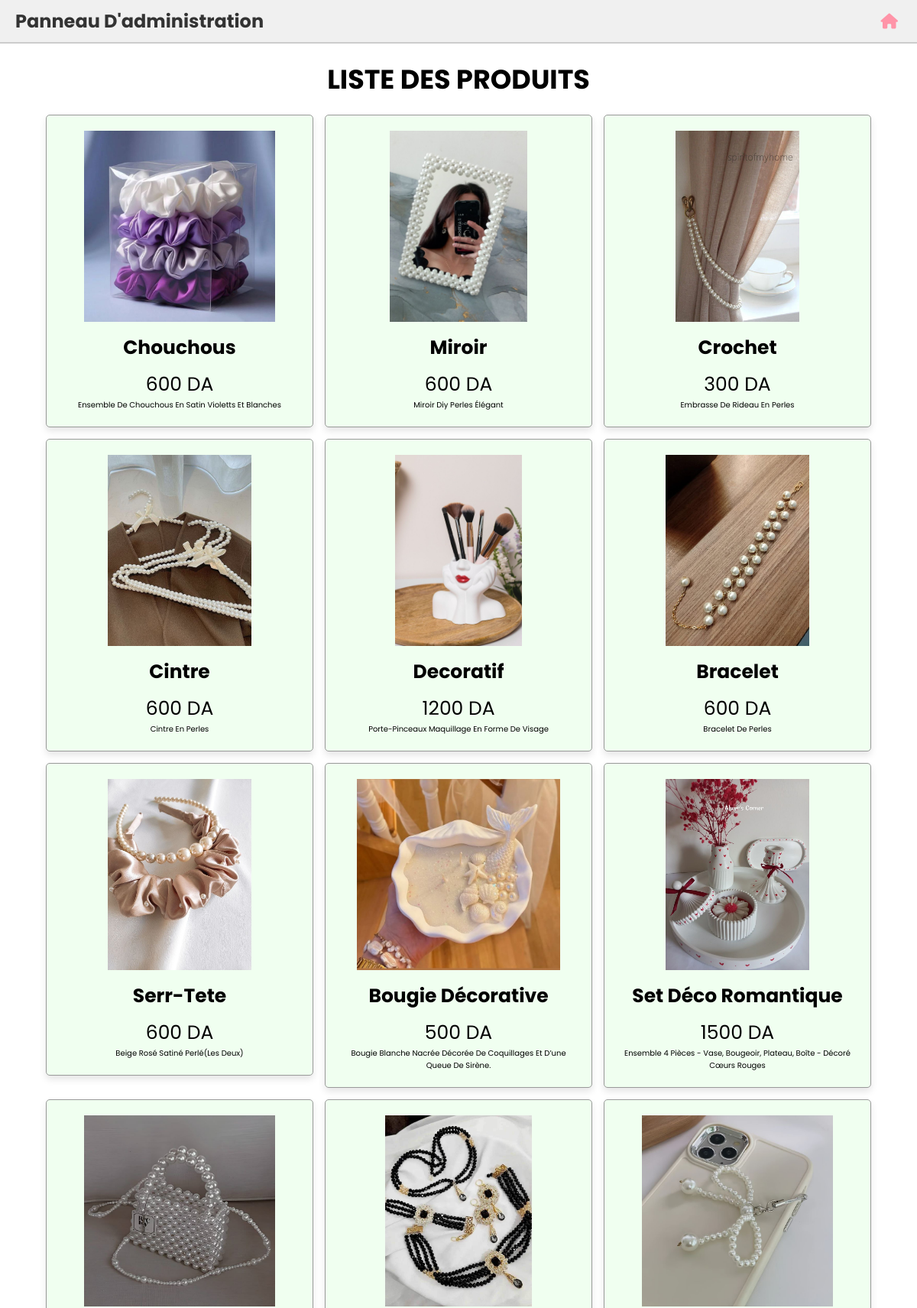
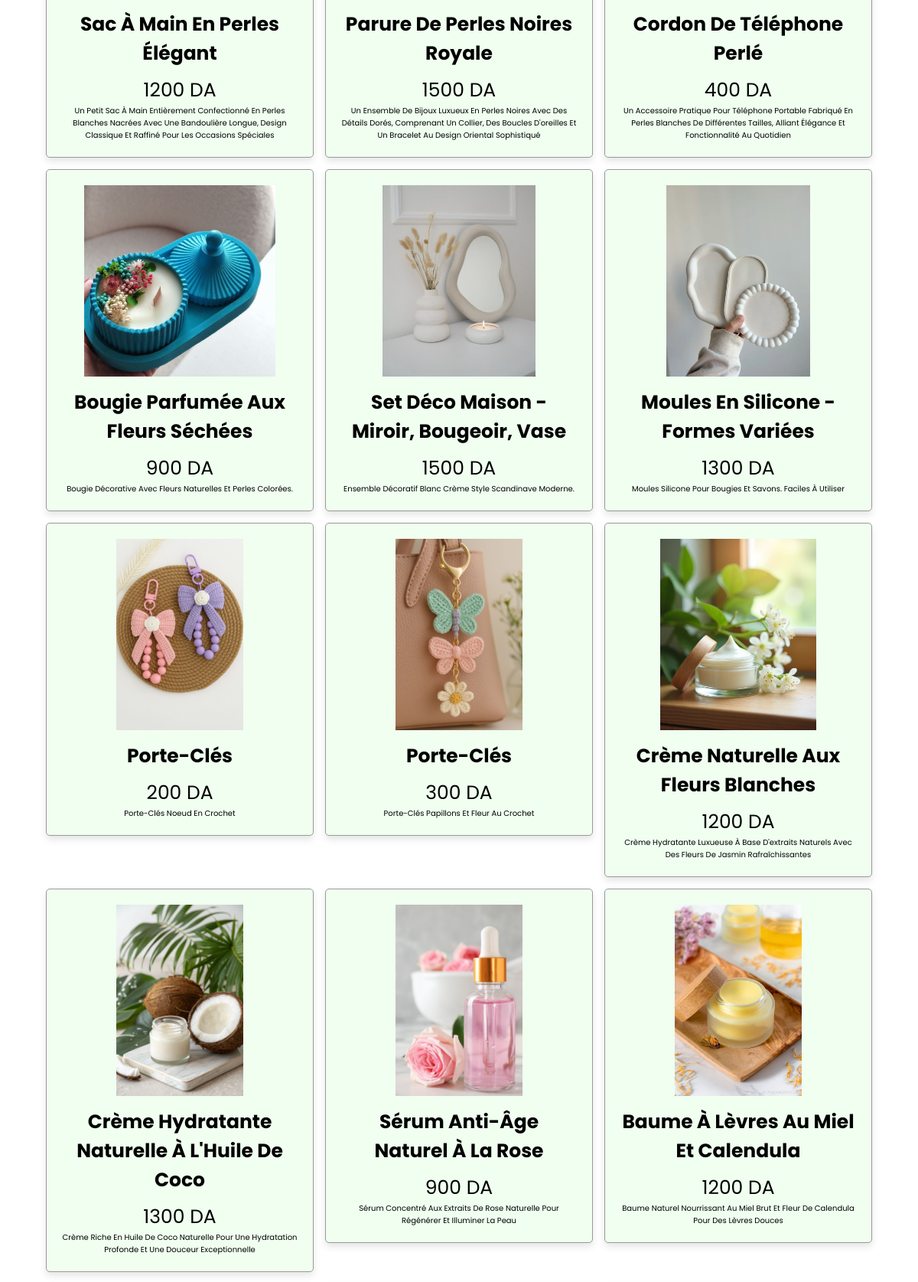
/produits.php (upper part), run on the app's committed database (2 pictures, top to bottom).
### tables this page shows
CREATE TABLE `products` (
  `id` int(255) NOT NULL,
  `name` varchar(255) NOT NULL,
  `price` varchar(255) NOT NULL,
  `image` varchar(255) NOT NULL,
  `accepted` tinyint(1) DEFAULT 0,
  `description` text DEFAULT NULL,
  `user_email` varchar(255) DEFAULT NULL
);

### produits.php (the view, shortened to what this page needs)
<?php
@include 'config.php';
?>
<!DOCTYPE html>
<html lang="fr">
<head>
    <link rel="stylesheet" href="style.css">
</head>
<body>
<?php include 'header.php'; ?>
<div class="container">
    <section class="products">
        <h1 class="heading">Liste des produits</h1>
        <div class="box-container">
            <?php
            $select_products = mysqli_query($conn, "SELECT * FROM products");
            if (mysqli_num_rows($select_products) > 0) {
                while ($fetch_product = mysqli_fetch_assoc($select_products)) {
                    $isAccepted = $fetch_product['accepted'] == 1;
            ?>
                <form action="produits.php" method="post">
                    <div class="box <?php echo $isAccepted ? 'accepted-box' : ''; ?>">
                        <img src="uploaded_img/<?php echo $fetch_product['image']; ?>" alt="">
                        <h3><?php echo $fetch_product['name']; ?></h3>
                        <div class="price"><?php echo $fetch_product['price']; ?> DA</div>
                        <p class="description"><?php echo $fetch_product['description']; ?></p>
                    </div>
                </form>
            <?php
                }
            }
            ?>
        </div>
    </section>
</div>
</body>
</html>

### style.css (style rules this page uses)
:root { --blue:#FF94A8; --red:#FF94A8; --orange:grey; --black:black; --white:white; --bg-color:#eee; --box-shadow:0 .5rem 1rem rgba(0,0,0,.1); --border:.1rem solid #999; }
* { font-family: 'Poppins', sans-serif; margin: 0; padding: 0; box-sizing: border-box; outline: none; border: none; text-decoration: none; text-transform: capitalize; }
html { font-size: 62.5%; }
.container { max-width: 1200px; margin: 0 auto; }
section { padding: 2rem; }
.heading { text-align: center; font-size: 3.5rem; text-transform: uppercase; color: var(--black); margin-bottom: 2rem; }
.products .box-container { display: grid; grid-template-columns: repeat(auto-fit, 35rem); gap: 1.5rem; justify-content: center; }
.products .box-container .box { text-align: center; padding: 2rem; box-shadow: var(--box-shadow); border: var(--border); border-radius: .5rem; }
.products .box-container .box img { height: 25rem; }
.products .box-container .box h3 { margin: 1rem 0; font-size: 2.5rem; color: var(--black); }
.products .box-container .box .price { font-size: 2.5rem; color: var(--black); }

### produits.php (style rules this page uses)
.accepted-box { border: 2px solid green; background-color: #f0fff0; }

### data on the page
products: image (picture), name "Chouchous", price "600", description "Ensemble De Chouchous En Satin Violetts Et Blanches"
products: image (picture), name "Miroir", price "600", description "Miroir Diy Perles Élégant"
products: image (picture), name "Crochet", price "300", description "Embrasse De Rideau En Perles"
products: image (picture), name "Cintre", price "600", description "Cintre En Perles"
products: image (picture), name "Decoratif", price "1200", description "Porte-Pinceaux Maquillage En Forme De Visage"
products: image (picture), name "Bracelet", price "600", description "Bracelet De Perles"
products: image (picture), name "Serr-Tete", price "600", description "Beige Rosé Satiné Perlé(Les Deux)"
products: image (picture), name "Bougie Décorative", price "500", description "Bougie Blanche Nacrée Décorée De Coquillages Et D’une Queue De Sirène."
products: image (picture), name "Set Déco Romantique", price "1500", description "Ensemble 4 Pièces - Vase, Bougeoir, Plateau, Boîte - Décoré Cœurs Rouges"
products: image (picture), name "Sac À Main En Perles Élégant", price "1200", description "Un Petit Sac À Main Entièrement Confectionné En Perles Blanches Nacrées Avec Une Bandoulière Longue, Design Classique Et Raffiné Pour Les Occasions Spéciales"
products: image (picture), name "Parure De Perles Noires Royale", price "1500", description "Un Ensemble De Bijoux Luxueux En Perles Noires Avec Des Détails Dorés, Comprenant Un Collier, Des Boucles D'oreilles Et Un Bracelet Au Design Oriental Sophistiqué"
products: image (picture), name "Cordon De Téléphone Perlé", price "400", description "Un Accessoire Pratique Pour Téléphone Portable Fabriqué En Perles Blanches De Différentes Tailles, Alliant Élégance Et Fonctionnalité Au Quotidien"
products: image (picture), name "Bougie Parfumée Aux Fleurs Séchées", price "900", description "Bougie Décorative Avec Fleurs Naturelles Et Perles Colorées."
products: image (picture), name "Set Déco Maison - Miroir, Bougeoir, Vase", price "1500", description "Ensemble Décoratif Blanc Crème Style Scandinave Moderne."
products: image (picture), name "Moules En Silicone - Formes Variées", price "1300", description "Moules Silicone Pour Bougies Et Savons. Faciles À Utiliser"
products: image (picture), name "Porte-Clés", price "200", description "Porte-Clés Noeud En Crochet"
products: image (picture), name "Porte-Clés", price "300", description "Porte-Clés Papillons Et Fleur Au Crochet"
products: image (picture), name "Crème Naturelle Aux Fleurs Blanches", price "1200", description "Crème Hydratante Luxueuse À Base D'extraits Naturels Avec Des Fleurs De Jasmin Rafraîchissantes"
products: image (picture), name "Crème Hydratante Naturelle À L'Huile De Coco", price "1300", description "Crème Riche En Huile De Coco Naturelle Pour Une Hydratation Profonde Et Une Douceur Exceptionnelle"
products: image (picture), name "Sérum Anti-Âge Naturel À La Rose", price "900", description "Sérum Concentré Aux Extraits De Rose Naturelle Pour Régénérer Et Illuminer La Peau"
products: image (picture), name "Baume À Lèvres Au Miel Et Calendula", price "1200", description "Baume Naturel Nourrissant Au Miel Brut Et Fleur De Calendula Pour Des Lèvres Douces"
